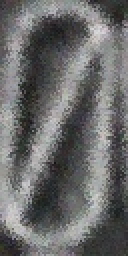
#> input picture dataset/hog_dataset/augmented/dataset/0/segment_0_18_aug_translate_image_add_gaussian_noise_elastic_distortion.jpg, 64 x 128 px, found by its file name (shown 2 times larger); its folder holds only this picture in this run
$ jupyter execute --allow-errors augmenting+train.ipynb   (shell and % lines are left out)
#> lines starting #> are read from the running program, lines starting #| are printed output that depends on the picture
## Augmenting

[cell 1]
PATH = '/content/Automatic-License-Plate-Recognition/dataset/hogDataset/raw/deargod'

[cell 2]
import os
import matplotlib.pyplot as plt

[cell 3]
counter = {}
total = 0
#> (the rest of this cell did not finish here and is left out)

[cell 4]
data = list(counter.keys())
values = list(counter.values())

plt.bar(data, values)
plt.show()

[cell 5]
import os
import cv2
import numpy as np
import random

[cell 6]
# Paths
OUTPUT_PATH = "augmented/dataset"  # Path to save augmented images
os.makedirs(OUTPUT_PATH, exist_ok=True)

[cell 7]
# Augmentation functions
# [46 lines left out: functions rotate_image, translate_image, scale_image, adjust_brightness, add_gaussian_noise, elastic_distortion, not called in this run]

[cell 8]
import itertools

# Define a list of all possible augmentation functions
augmentations = [rotate_image, translate_image, scale_image, adjust_brightness, add_gaussian_noise, elastic_distortion]

# Now, iterate through each folder and apply combinations of augmentations
#> (the rest of this cell did not finish here and is left out)

[cell 9]
counter_aug = {}
total_aug = 0
OUTPUT_PATH = '/content/augmented/dataset'

print(OUTPUT_PATH)
for i in os.listdir(OUTPUT_PATH):
  # print(i)
  count = 0
  for filename in os.listdir(os.path.join(OUTPUT_PATH, i)):
    # print(filename)
    count+=1
  counter_aug[i]=count
  total_aug += count
#> pass 2 of the loop `for i in os.listdir(OUTPUT_PATH):`:

[cell 10]
print(total_aug)
print(counter_aug)

data = list(counter_aug.keys())
values = list(counter_aug.values())

plt.bar(data, values)
plt.show()
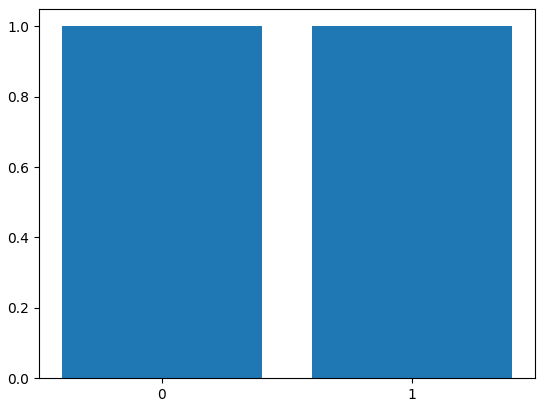
#> figure drawn by matplotlib, 1 panel

[cell 11]
len(os.listdir('/content/augmented/dataset'))

[cell 12]
import zipfile
import os

# Define the path to the directory you want to zip
dir_path = '/content/augmented/dataset'

# Define the path to the output zip file
zip_path = '/content/output.zip'

# Create a ZipFile object
with zipfile.ZipFile(zip_path, 'w') as zip_file:
    # Walk through the directory and add files to the zip
    for root, dirs, files in os.walk(dir_path):
        for file in files:
            file_path = os.path.join(root, file)
            rel_path = os.path.relpath(file_path, start=os.path.dirname(dir_path))
            zip_file.write(file_path, rel_path)
#> pass 2 of the loop `for root, dirs, files in os.walk(dir_path):`:

print(f"Zip file created at {zip_path}")

## train

[cell 13]
import numpy as np
import os
from skimage.feature import hog
import joblib
import cv2
from google.colab.patches import cv2_imshow
import matplotlib.pyplot as plt
import seaborn as sns
from sklearn.linear_model import LogisticRegression
from sklearn.model_selection import train_test_split
import pandas as pd
from google.colab import userdata

[cell 14]
train_dir = r'/content/augmented/dataset/'
labels_list = [i for i in os.listdir(train_dir)]
pathimg = [os.listdir(train_dir + i) for i in labels_list]

[cell 15]
features = []
labels = []
for i,j in enumerate(zip(pathimg,labels_list)):
  imgs,label = j
  for img in imgs:
      img = cv2.imread(train_dir+label+'/'+img)
#> img is the input picture: shape (128, 64, 3); mean B, G, R 106.6, 106.6, 106.5
      img_res=cv2.resize(img,(64,128),interpolation=cv2.INTER_AREA)
      img_gray= cv2.cvtColor(img_res,cv2.COLOR_BGR2GRAY)
      hog_img= hog(img_gray,orientations=9,pixels_per_cell=(8,8), cells_per_block=(1, 1))
#> hog_img = 1152 values, max 0.413 at index 396, min 0 at index 455, mean 0.325
      features.append(hog_img)
      labels.append(label)
#> pass 2 of the loop `for i,j in enumerate(zip(pathimg,labels_list)):`:
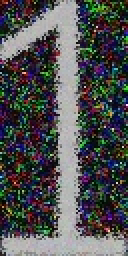
#> input picture dataset/hog_dataset/augmented/dataset/1/segment_1_1_aug_adjust_brightness_add_gaussian_noise_elastic_distortion.jpg, 64 x 128 px, found by its file name (shown 2 times larger)
#> img is the input picture: shape (128, 64, 3); mean B, G, R 80.9, 79.8, 78.7
#> `img_gray= cv2.cvtColor(img_res,cv2.COLOR_BGR2GRAY)`:
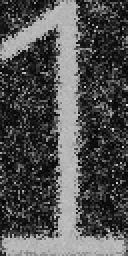
#> img_gray: shape (128, 64) (shown 2 times larger); min 2, max 228, mean 79.6
#> hog_img = 1152 values, max 0.448 at index 468, min 0.00765 at index 975, mean 0.322

[cell 16]
print(len(pd.DataFrame(np.array(features))))
#| 2
print(len(pd.DataFrame(np.array(labels))))

[cell 17]
df = pd.DataFrame(np.array(features))
#> df = table of 2 rows and 1152 columns
df['target'] = labels
df.head()
#> Out = table of 2 rows and 1153 columns

[cell 18]
df['target'].unique()

[cell 19]
sns.countplot(x='target', data=df)
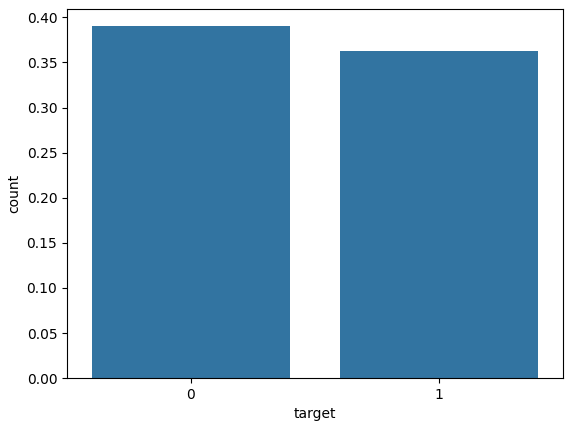
#> figure drawn by matplotlib, 1 panel
